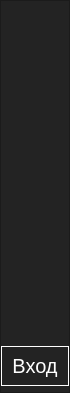
        <widget class="QFrame" name="frame_left_menu">
         <property name="minimumSize">
          <size>
           <width>70</width>
           <height>0</height>
          </size>
         </property>
         <property name="maximumSize">
          <size>
           <width>70</width>
           <height>16777215</height>
          </size>
         </property>
         <property name="styleSheet">
          <string notr="true">background-color: rgb(35, 35, 35);
color:#fff;
font-size:20px;</string>
         </property>
         <property name="frameShape">
          <enum>QFrame::StyledPanel</enum>
         </property>
         <property name="frameShadow">
          <enum>QFrame::Raised</enum>
         </property>
         <layout class="QVBoxLayout" name="verticalLayout_3">
          <property name="leftMargin">
           <number>0</number>
          </property>
          <property name="topMargin">
           <number>0</number>
          </property>
          <property name="rightMargin">
           <number>0</number>
          </property>
          <property name="bottomMargin">
           <number>0</number>
          </property>
          <item>
           <widget class="QPushButton" name="btn_page_1">
            <property name="minimumSize">
             <size>
              <width>0</width>
              <height>40</height>
             </size>
            </property>
            <property name="styleSheet">
             <string notr="true">QPushButton {
	color: rgb(255, 255, 255);
	background-color: rgb(35, 35, 35);
	border: 0px solid;
}
QPushButton:hover {
	background-color: rgb(85, 170, 255);
}</string>
            </property>
            <property name="text">
             <string/>
            </property>
            <property name="icon">
             <iconset>
              <normaloff>img/icons/home-_1_.ico</normaloff>img/icons/home-_1_.ico</iconset>
            </property>
           </widget>
          </item>
          <item>
           <widget class="QPushButton" name="btn_page_2">
            <property name="minimumSize">
             <size>
              <width>0</width>
              <height>40</height>
             </size>
            </property>
            <property name="styleSheet">
             <string notr="true">QPushButton {
	color: rgb(255, 255, 255);
	background-color: rgb(35, 35, 35);
	border: 0px solid;
}
QPushButton:hover {
	background-color: rgb(85, 170, 255);
}</string>
            </property>
            <property name="text">
             <string/>
            </property>
            <property name="icon">
             <iconset>
              <normaloff>img/icons/calculator_(1).ico</normaloff>img/icons/calculator_(1).ico</iconset>
            </property>
           </widget>
          </item>
          <item>
           <widget class="QPushButton" name="btn_page_3">
            <property name="minimumSize">
             <size>
              <width>0</width>
              <height>40</height>
             </size>
            </property>
            <property name="styleSheet">
             <string notr="true">QPushButton {
	color: rgb(255, 255, 255);
	background-color: rgb(35, 35, 35);
	border: 0px solid;
}
QPushButton:hover {
	background-color: rgb(85, 170, 255);
}</string>
            </property>
            <property name="text">
             <string/>
            </property>
            <property name="icon">
             <iconset>
              <normaloff>img/icons/barrel-_1_.ico</normaloff>img/icons/barrel-_1_.ico</iconset>
            </property>
           </widget>
          </item>
          <item>
           <widget class="QPushButton" name="btn_page_4">
            <property name="minimumSize">
             <size>
              <width>0</width>
              <height>40</height>
             </size>
            </property>
            <property name="styleSheet">
             <string notr="true">QPushButton {
	color: rgb(255, 255, 255);
	background-color: rgb(35, 35, 35);
	border: 0px solid;
}
QPushButton:hover {
	background-color: rgb(85, 170, 255);
}</string>
            </property>
            <property name="text">
             <string/>
            </property>
            <property name="icon">
             <iconset>
              <normaloff>img/icons/apple-_1_.ico</normaloff>img/icons/apple-_1_.ico</iconset>
            </property>
           </widget>
          </item>
          <item>
           <widget class="QPushButton" name="btn_page_5">
            <property name="minimumSize">
             <size>
              <width>0</width>
              <height>40</height>
             </size>
            </property>
            <property name="styleSheet">
             <string notr="true">QPushButton {
	color: rgb(255, 255, 255);
	background-color: rgb(35, 35, 35);
	border: 0px solid;
}
QPushButton:hover {
	background-color: rgb(85, 170, 255);
}</string>
            </property>
            <property name="text">
             <string/>
            </property>
            <property name="icon">
             <iconset>
              <normaloff>img/icons/info-_1_.ico</normaloff>img/icons/info-_1_.ico</iconset>
            </property>
           </widget>
          </item>
          <item>
           <widget class="QPushButton" name="btn_page_6">
            <property name="minimumSize">
             <size>
              <width>0</width>
              <height>40</height>
             </size>
            </property>
            <property name="styleSheet">
             <string notr="true">QPushButton {
	color: rgb(255, 255, 255);
	background-color: rgb(35, 35, 35);
	border: 0px solid;
}
QPushButton:hover {
	background-color: rgb(85, 170, 255);
}</string>
            </property>
            <property name="text">
             <string/>
            </property>
            <property name="icon">
             <iconset>
              <normaloff>img/icons/settings-_1_.ico</normaloff>img/icons/settings-_1_.ico</iconset>
            </property>
           </widget>
          </item>
          <item>
           <spacer name="verticalSpacer">
            <property name="orientation">
             <enum>Qt::Vertical</enum>
            </property>
            <property name="sizeHint" stdset="0">
             <size>
              <width>20</width>
              <height>40</height>
             </size>
            </property>
           </spacer>
          </item>
          <item>
           <widget class="QLabel" name="label_menu_login">
            <property name="styleSheet">
             <string notr="true">color:#fff;
font-size:20px;</string>
            </property>
            <property name="text">
             <string/>
            </property>
           </widget>
          </item>
          <item>
           <widget class="QPushButton" name="btn_login">
            <property name="enabled">
             <bool>true</bool>
            </property>
            <property name="minimumSize">
             <size>
              <width>0</width>
              <height>40</height>
             </size>
            </property>
            <property name="styleSheet">
             <string notr="true">QPushButton {
	color: rgb(255, 255, 255);
	background-color: rgb(35, 35, 35);
	border:1px solid #fff;
	color:#fff;
	font-size:20px;
}
QPushButton:hover {
	background-color: rgb(85, 170, 255);
}</string>
            </property>
            <property name="text">
             <string>Вход</string>
            </property>
            <property name="icon">
             <iconset>
              <normaloff>img/icons/sigh_in.ico</normaloff>img/icons/sigh_in.ico</iconset>
            </property>
           </widget>
          </item>
          <item alignment="Qt::AlignTop">
           <widget class="QFrame" name="frame_top_menus">
            <property name="styleSheet">
             <string notr="true"/>
            </property>
            <property name="frameShape">
             <enum>QFrame::NoFrame</enum>
            </property>
            <property name="frameShadow">
             <enum>QFrame::Raised</enum>
            </property>
            <layout class="QVBoxLayout" name="verticalLayout_4">
             <property name="spacing">
              <number>0</number>
             </property>
             <property name="leftMargin">
              <number>0</number>
             </property>
             <property name="topMargin">
              <number>0</number>
             </property>
             <property name="rightMargin">
              <number>0</number>
             </property>
             <property name="bottomMargin">
              <number>0</number>
             </property>
            </layout>
           </widget>
          </item>
         </layout>
        </widget>
